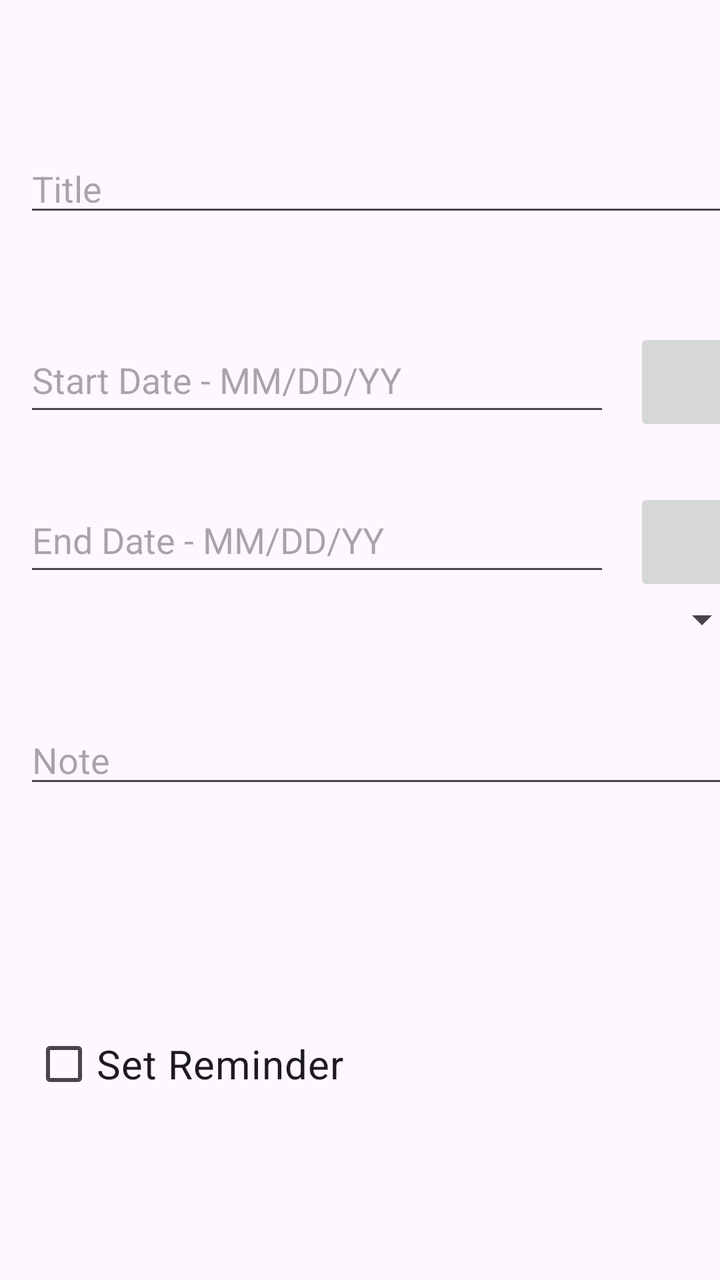
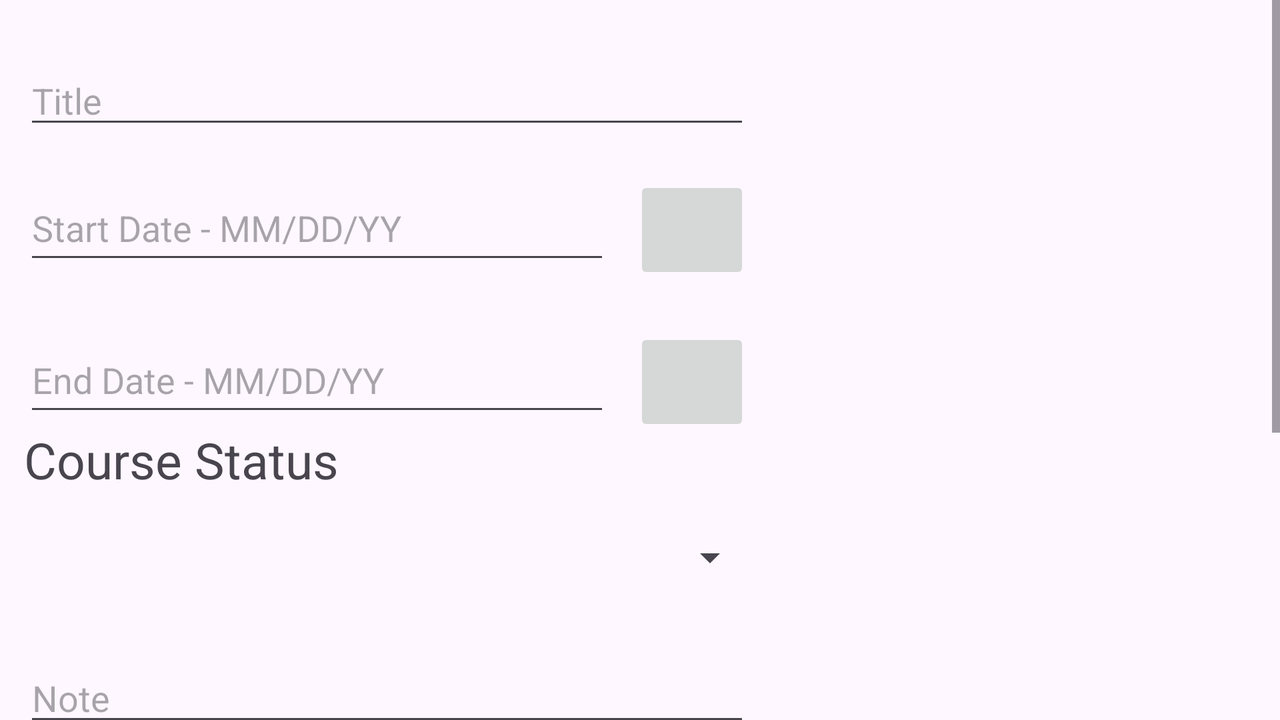

The same Android screen from two of the app's own layout files: first res/layout/ as a phone draws it, then the author's variant for another configuration, drawn on a device whose configuration selects that folder. Both files follow.
<!-- AndroidManifest.xml: application theme Theme.SchoolTracker -->
<!-- res/layout/activity_course_edit.xml -->
<?xml version="1.0" encoding="utf-8"?>
<androidx.constraintlayout.widget.ConstraintLayout xmlns:android="http://schemas.android.com/apk/res/android"
    xmlns:app="http://schemas.android.com/apk/res-auto"
    xmlns:tools="http://schemas.android.com/tools"
    android:id="@+id/main"
    android:layout_width="match_parent"
    android:layout_height="match_parent"
    android:layout_margin="10dp"
    tools:context=".UI.CourseEditActivity">

    <EditText
        android:id="@+id/courseTitleEditText"
        android:layout_width="363dp"
        android:layout_height="0dp"
        android:layout_marginStart="12dp"
        android:layout_marginTop="72dp"
        android:ems="10"
        android:hint="Title"
        android:inputType="text"
        app:layout_constraintStart_toStartOf="parent"
        app:layout_constraintTop_toTopOf="parent" />

    <EditText
        android:id="@+id/courseStartEditText"
        android:layout_width="293dp"
        android:layout_height="49dp"
        android:layout_marginStart="12dp"
        android:layout_marginTop="164dp"
        android:ems="10"
        android:hint="Start Date - MM/DD/YY"
        android:inputType="date"
        app:layout_constraintStart_toStartOf="parent"
        app:layout_constraintTop_toTopOf="parent" />

    <EditText
        android:id="@+id/courseEndEditText"
        android:layout_width="293dp"
        android:layout_height="49dp"
        android:layout_marginStart="12dp"
        android:layout_marginTop="244dp"
        android:ems="10"
        android:hint="End Date - MM/DD/YY"
        android:inputType="date"
        app:layout_constraintStart_toStartOf="parent"
        app:layout_constraintTop_toTopOf="parent" />

    <ImageButton
        android:id="@+id/courseStartEditButton"
        android:layout_width="58dp"
        android:layout_height="54dp"
        android:layout_marginStart="12dp"
        android:layout_marginTop="164dp"
        app:layout_constraintStart_toEndOf="@+id/courseStartEditText"
        app:layout_constraintTop_toTopOf="parent"
        app:srcCompat="@drawable/baseline_calendar_month_24" />

    <ImageButton
        android:id="@+id/courseEndEditButton"
        android:layout_width="58dp"
        android:layout_height="54dp"
        android:layout_marginStart="12dp"
        android:layout_marginTop="244dp"
        app:layout_constraintStart_toEndOf="@+id/courseEndEditText"
        app:layout_constraintTop_toTopOf="parent"
        app:srcCompat="@drawable/baseline_calendar_month_24" />

    <TextView
        android:id="@+id/courseStatusText"
        android:layout_width="wrap_content"
        android:layout_height="wrap_content"
        android:layout_marginStart="12dp"
        android:layout_marginBottom="352dp"
        android:text="Course Status"
        android:textSize="25sp"
        app:layout_constraintBottom_toBottomOf="parent"
        app:layout_constraintStart_toStartOf="parent"
        app:layout_constraintTop_toBottomOf="@+id/courseEndEditText" />

    <Spinner
        android:id="@+id/courseStatusSpinner"
        android:layout_width="363dp"
        android:layout_height="wrap_content"
        android:layout_marginStart="12dp"
        android:layout_marginTop="24dp"
        app:layout_constraintStart_toStartOf="parent"
        app:layout_constraintTop_toBottomOf="@+id/courseStatusText" />

    <EditText
        android:id="@+id/courseNoteEditText"
        android:layout_width="363dp"
        android:layout_height="wrap_content"
        android:layout_marginStart="12dp"
        android:layout_marginTop="36dp"
        android:ems="10"
        android:gravity="start|top"
        android:inputType="textMultiLine"
        android:hint="Note"
        app:layout_constraintStart_toStartOf="parent"
        app:layout_constraintTop_toBottomOf="@+id/courseStatusSpinner" />

    <CheckBox
        android:id="@+id/checkBox"
        android:layout_width="wrap_content"
        android:layout_height="wrap_content"
        android:layout_marginStart="16dp"
        android:layout_marginTop="508dp"
        android:text="Set Reminder"
        android:textSize="20sp"
        app:layout_constraintStart_toStartOf="parent"
        app:layout_constraintTop_toTopOf="parent" />

</androidx.constraintlayout.widget.ConstraintLayout>
<!-- resources referenced by this layout -->
<resources>
  <style name="Theme.SchoolTracker" parent="Base.Theme.SchoolTracker" />
  <style name="Base.Theme.SchoolTracker" parent="Theme.Material3.DayNight">
          
          
      </style>
</resources>
<!-- res/layout-land/activity_course_edit.xml (the author's variant of the layout above) -->
<!-- drawn on the phone turned sideways -->
<?xml version="1.0" encoding="utf-8"?>
<ScrollView xmlns:android="http://schemas.android.com/apk/res/android"
    xmlns:app="http://schemas.android.com/apk/res-auto"
    xmlns:tools="http://schemas.android.com/tools"
    android:id="@+id/main"
    android:layout_width="match_parent"
    android:layout_height="match_parent"
    android:layout_margin="10dp"
    tools:context=".UI.CourseEditActivity">

    <androidx.constraintlayout.widget.ConstraintLayout
        android:layout_width="match_parent"
        android:layout_height="wrap_content"
        >

        <EditText
            android:id="@+id/courseTitleEditText"
            android:layout_width="363dp"
            android:layout_height="0dp"
            android:layout_marginStart="12dp"
            android:layout_marginTop="28dp"
            android:ems="10"
            android:hint="Title"
            android:inputType="text"
            app:layout_constraintStart_toStartOf="parent"
            app:layout_constraintTop_toTopOf="parent" />

        <EditText
            android:id="@+id/courseStartEditText"
            android:layout_width="293dp"
            android:layout_height="49dp"
            android:layout_marginStart="12dp"
            android:layout_marginTop="88dp"
            android:ems="10"
            android:hint="Start Date - MM/DD/YY"
            android:inputType="date"
            app:layout_constraintStart_toStartOf="parent"
            app:layout_constraintTop_toTopOf="parent" />

        <EditText
            android:id="@+id/courseEndEditText"
            android:layout_width="293dp"
            android:layout_height="49dp"
            android:layout_marginStart="12dp"
            android:layout_marginTop="164dp"
            android:ems="10"
            android:hint="End Date - MM/DD/YY"
            android:inputType="date"
            app:layout_constraintStart_toStartOf="parent"
            app:layout_constraintTop_toTopOf="parent" />

        <ImageButton
            android:id="@+id/courseStartEditButton"
            android:layout_width="58dp"
            android:layout_height="54dp"
            android:layout_marginStart="12dp"
            android:layout_marginTop="88dp"
            app:layout_constraintStart_toEndOf="@+id/courseStartEditText"
            app:layout_constraintTop_toTopOf="parent"
            app:srcCompat="@drawable/baseline_calendar_month_24" />

        <ImageButton
            android:id="@+id/courseEndEditButton"
            android:layout_width="58dp"
            android:layout_height="54dp"
            android:layout_marginStart="12dp"
            android:layout_marginTop="164dp"
            app:layout_constraintStart_toEndOf="@+id/courseEndEditText"
            app:layout_constraintTop_toTopOf="parent"
            app:srcCompat="@drawable/baseline_calendar_month_24" />

        <TextView
            android:id="@+id/courseStatusText"
            android:layout_width="wrap_content"
            android:layout_height="wrap_content"
            android:layout_marginStart="12dp"
            android:layout_marginBottom="352dp"
            android:text="Course Status"
            android:textSize="25sp"
            app:layout_constraintBottom_toBottomOf="parent"
            app:layout_constraintStart_toStartOf="parent"
            app:layout_constraintTop_toBottomOf="@+id/courseEndEditText"
            app:layout_constraintVertical_bias="1.0" />

        <Spinner
            android:id="@+id/courseStatusSpinner"
            android:layout_width="363dp"
            android:layout_height="wrap_content"
            android:layout_marginStart="16dp"
            android:layout_marginTop="20dp"
            app:layout_constraintStart_toStartOf="parent"
            app:layout_constraintTop_toBottomOf="@+id/courseStatusText" />

        <EditText
            android:id="@+id/courseNoteEditText"
            android:layout_width="363dp"
            android:layout_height="wrap_content"
            android:layout_marginStart="12dp"
            android:layout_marginTop="36dp"
            android:ems="10"
            android:gravity="start|top"
            android:inputType="textMultiLine"
            android:hint="Note"
            app:layout_constraintStart_toStartOf="parent"
            app:layout_constraintTop_toBottomOf="@+id/courseStatusSpinner" />

    </androidx.constraintlayout.widget.ConstraintLayout>

</ScrollView>
